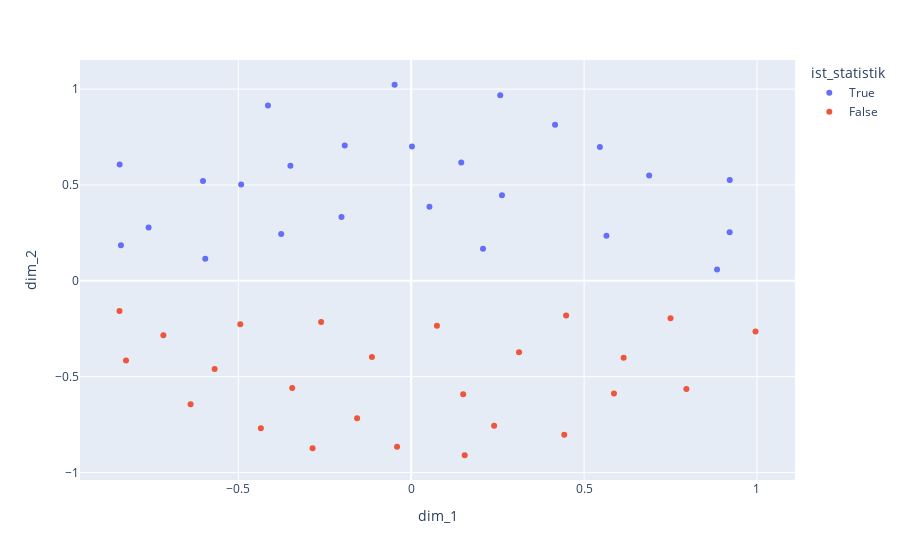

This figure's notebook cell:
### Code cell
px.scatter(
    data_frame=data_frame,
    x="dim_1",
    y="dim_2",
    color="ist_statistik",
    hover_name=data_frame.index,
)

### Figure 1 — Plotly figure (JSON) as saved in the notebook; plotly's stock layout.template omitted (floating-point values rounded to 4 significant figures)
{"data": [{"hovertemplate": "<b>%{hovertext}</b><br><br>ist_statistik=True<br>dim_1=%{x}<br>dim_2=%{y}<extra></extra>", "hovertext": ["Mittelwert", "Median", "Varianz", "Standardabweichung", "Regression", "Korrelation", "Hypothese", "Konfidenzintervall", "Signifikanzniveau", "P-Wert", "Stichprobe", "Zufallsvariable", "Histogramm", "Verteilung", "Wahrscheinlichkeitsdichte", "Teststatistik", "Schätzer", "Normalverteilung", "Streuung", "Bias", "Residuum", "Likelihood", "Bayes-Theorem", "Bootstrap", "Monte-Carlo-Simulation"], "legendgroup": "True", "marker": {"color": "#636efa", "symbol": "circle"}, "mode": "markers", "name": "True", "orientation": "v", "showlegend": true, "type": "scatter", "x": [-0.8394, -0.8431, -0.376, -0.6021, -0.04797, 0.2077, 0.8845, 0.2625, 0.002243, 0.0528, -0.1921, -0.2015, 0.5457, -0.7594, -0.3493, 0.1448, 0.5647, -0.4918, -0.5956, -0.4143, 0.921, 0.2576, 0.6882, 0.9213, 0.416], "xaxis": "x", "y": [0.1856, 0.6067, 0.2447, 0.5209, 1.023, 0.1669, 0.0594, 0.4468, 0.7002, 0.3868, 0.7061, 0.3324, 0.6982, 0.2777, 0.6004, 0.6175, 0.2345, 0.5023, 0.1155, 0.9149, 0.2537, 0.9674, 0.5495, 0.5254, 0.8146], "yaxis": "y"}, {"hovertemplate": "<b>%{hovertext}</b><br><br>ist_statistik=False<br>dim_1=%{x}<br>dim_2=%{y}<extra></extra>", "hovertext": ["Baum", "Katze", "Energie", "Sonne", "Freiheit", "Buch", "Wasser", "Zeit", "Musik", "Liebe", "Stadt", "Regen", "Planet", "Sprache", "Technologie", "Berg", "Traum", "Blume", "Freundschaft", "Wissen", "Licht", "Straße", "Natur", "Kunst", "Abenteuer"], "legendgroup": "False", "marker": {"color": "#EF553B", "symbol": "circle"}, "mode": "markers", "name": "False", "orientation": "v", "showlegend": true, "type": "scatter", "x": [0.5864, 0.07446, -0.8436, -0.7166, -0.5685, 0.448, -0.1135, -0.2605, -0.638, -0.3441, -0.1564, -0.2853, 0.9958, -0.4944, 0.75, 0.7959, -0.4348, 0.6145, 0.2399, 0.3119, -0.04091, -0.8247, 0.1504, 0.1548, 0.4427], "xaxis": "x", "y": [-0.5879, -0.234, -0.1582, -0.284, -0.4607, -0.181, -0.3978, -0.215, -0.6437, -0.5592, -0.7175, -0.8738, -0.2646, -0.2268, -0.1952, -0.5648, -0.7691, -0.4021, -0.7557, -0.3727, -0.8664, -0.4161, -0.592, -0.9101, -0.8025], "yaxis": "y"}], "layout": {"legend": {"title": {"text": "ist_statistik"}, "tracegroupgap": 0}, "margin": {"t": 60}, "xaxis": {"anchor": "y", "domain": [0, 1], "title": {"text": "dim_1"}}, "yaxis": {"anchor": "x", "domain": [0, 1], "title": {"text": "dim_2"}}}}
